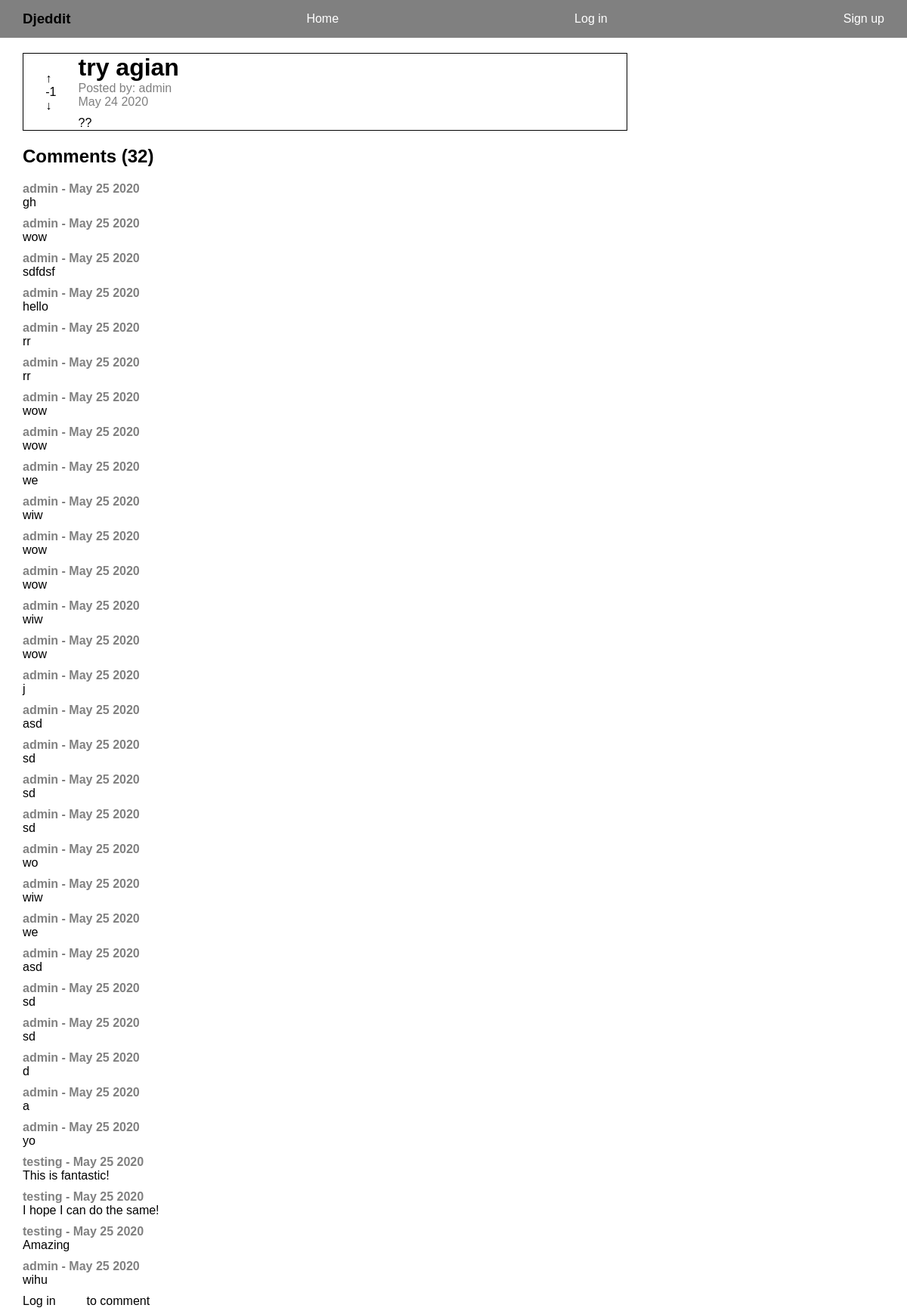
/reddit/post/21, run on the app's committed database.
### reddit_app/models.py (models this page shows, shortened)
class Post(models.Model):
    title = models.CharField(max_length=200)
    author = models.ForeignKey(User, on_delete=models.CASCADE)
    text = models.TextField()
    votes = models.IntegerField(default=0)
    created_at = models.DateTimeField(auto_now_add=True)
    def date_posted(self):
        return self.created_at.strftime('%B %d %Y')

class Comment(models.Model):
    text = models.TextField()
    post = models.ForeignKey(Post, on_delete=models.CASCADE)
    author = models.ForeignKey(User, on_delete=models.CASCADE)
    created_at = models.DateTimeField(auto_now_add=True)
    def date_commented(self):
        return self.created_at.strftime('%B %d %Y')

### reddit_app/views.py (the view)
# urls.py: path("post/<int:post_id>", views.single_post, name="single_post"),
def single_post(request, post_id):
    post = get_object_or_404(Post, id=post_id)
    comment = Comment()
    comments = Comment.objects.filter(post=post)
    context = {"post": post, "comments": comments}
    return render(request, "reddit_app/single_post.html", context)

### templates/reddit_app/single_post.html (shortened to what this page needs)
{% extends 'base.html' %} {% block title %} {{post.title}} {% endblock title %}
{% block content %}
<div class="post-container single-post post-{{post.id}}">
    <div>
        <p class="upvote post-vote" data-votes="{{post.votes}}" data-postid="{{ post.id }}" data-userid="{{ user.id }}">&uarr;</p>
        <p class="votes">{{post.votes}}</p>
        <p class="downvote post-vote" data-votes="{{post.votes}}" data-postid="{{ post.id }}" data-userid="{{ user.id }}">&darr;</p>
    </div>
    <div>
        <h1>{{post.title}}</h1>
        <div class="post-info">
            <span>Posted by: {{post.author}}</span>
            <p>{{post.date_posted}}</p>
        </div>
        <p>{{post.text}}</p>
    </div>
</div>
<div id="comments">
    <h2>Comments ({{comments.count}})</h2>
    {% if comments.count %}
        {% for comment in comments %}
            <div class="comment">
                <span>{{comment.author}} - {{comment.date_commented}}</span>
                <p>{{comment.text}}</p>
            </div>
        {% endfor %}
    {% else %}
        <p>Be the first to comment!</p>
    {% endif %}
</div>
{% if request.user.is_authenticated %}
    <div id="comment-form">
        <form method="POST" action="{% url "reddit_app:comment" post.id %}">
            {% csrf_token %}
            <textarea name="text" placeholder="write your comment"></textarea>
            <button>Comment</button>
        </form>
    </div>
{% else %}
    <p>Log in <a href="{% url "user_app:login" %}">here</a> to comment</p>
{% endif %}
{% load static %}
{% endblock content %}

### static/css/styles.css (style rules this page uses)
* { padding: 0px; margin: 0px; font-family: sans-serif; box-sizing: border-box; }
a { text-decoration: none; color: white; }
h2 { padding: 20px 0px; }
.post-container { display: grid; grid-template-columns: .1fr 1fr; width: 800px; }
.post-container div:nth-child(1) { justify-self: center; align-self: center; }
.post-info { margin-bottom: 10px; }
.post-info { color: gray; }
.single-post { border: 1px solid black; }
#comments span { font-weight: bold; color: gray; }
.comment { padding-bottom: 10px; }

### data on the page
Post: votes "-1", title "try agian", author "admin", date_posted "May 24 2020", text "??"
Comment: author "admin", date_commented "May 25 2020", text "gh"
Comment: author "admin", date_commented "May 25 2020", text "wow"
Comment: author "admin", date_commented "May 25 2020", text "sdfdsf"
Comment: author "admin", date_commented "May 25 2020", text "hello"
Comment: author "admin", date_commented "May 25 2020", text "rr"
Comment: author "admin", date_commented "May 25 2020", text "rr"
Comment: author "admin", date_commented "May 25 2020", text "wow"
Comment: author "admin", date_commented "May 25 2020", text "wow"
Comment: author "admin", date_commented "May 25 2020", text "we"
Comment: author "admin", date_commented "May 25 2020", text "wiw"
Comment: author "admin", date_commented "May 25 2020", text "wow"
Comment: author "admin", date_commented "May 25 2020", text "wow"
Comment: author "admin", date_commented "May 25 2020", text "wiw"
Comment: author "admin", date_commented "May 25 2020", text "wow"
Comment: author "admin", date_commented "May 25 2020", text "j"
Comment: author "admin", date_commented "May 25 2020", text "asd"
Comment: author "admin", date_commented "May 25 2020", text "sd"
Comment: author "admin", date_commented "May 25 2020", text "sd"
Comment: author "admin", date_commented "May 25 2020", text "sd"
Comment: author "admin", date_commented "May 25 2020", text "wo"
Comment: author "admin", date_commented "May 25 2020", text "wiw"
Comment: author "admin", date_commented "May 25 2020", text "we"
Comment: author "admin", date_commented "May 25 2020", text "asd"
Comment: author "admin", date_commented "May 25 2020", text "sd"
Comment: author "admin", date_commented "May 25 2020", text "sd"
Comment: author "admin", date_commented "May 25 2020", text "d"
Comment: author "admin", date_commented "May 25 2020", text "a"
Comment: author "admin", date_commented "May 25 2020", text "yo"
Comment: author "testing", date_commented "May 25 2020", text "This is fantastic!"
Comment: author "testing", date_commented "May 25 2020", text "I hope I can do the same!"
Comment: author "testing", date_commented "May 25 2020", text "Amazing"
Comment: author "admin", date_commented "May 25 2020", text "wihu"

### other printed values
{{ comments.count }} "32"
